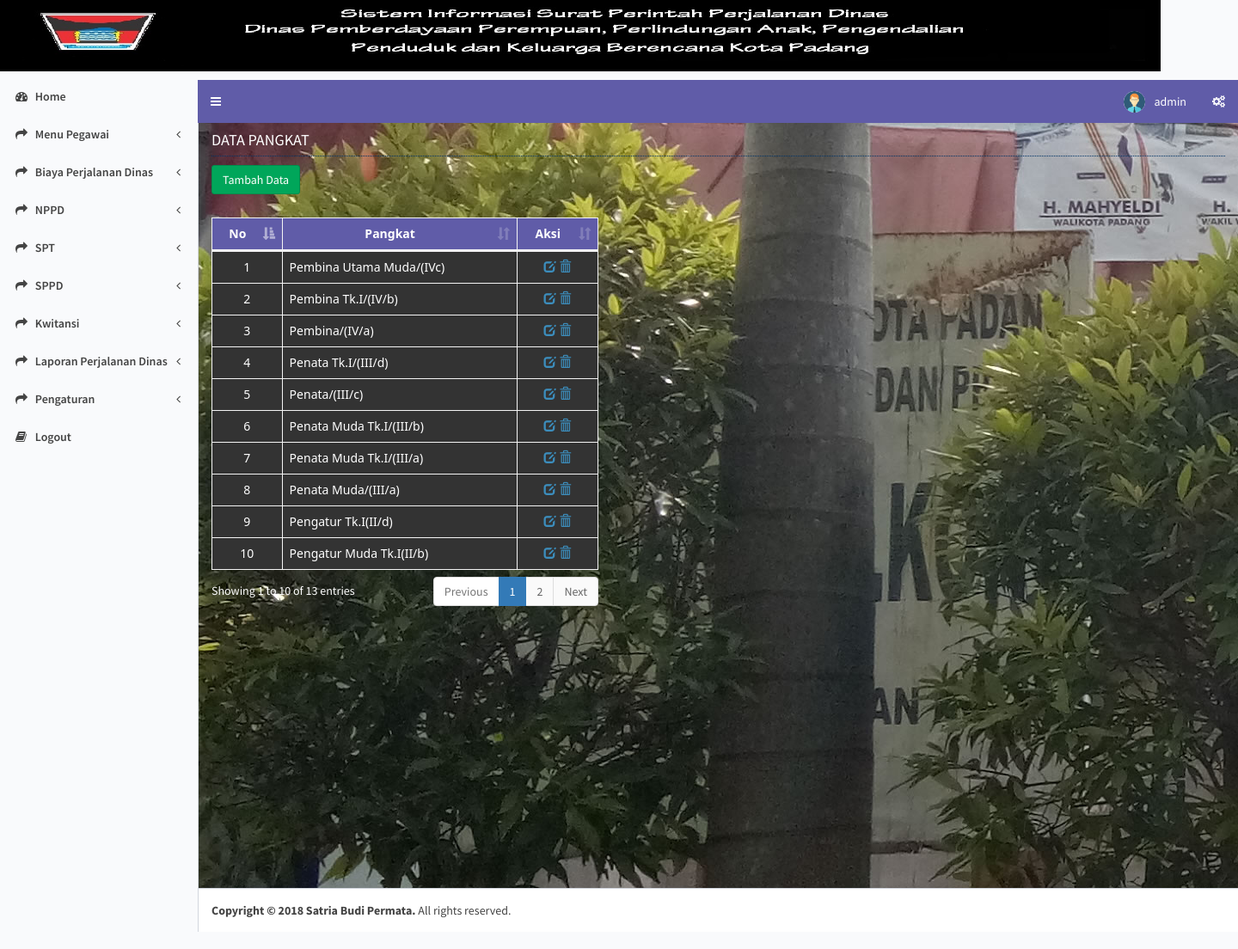
/media.php?module=pangkat (signed in), run on the app's committed database.
### tables this page shows
CREATE TABLE IF NOT EXISTS `pangkat` (
  `id_pangkat` int(5) NOT NULL AUTO_INCREMENT,
  `pangkat` varchar(200) NOT NULL,
  PRIMARY KEY (`id_pangkat`)
);

### modul/mod_pangkat/pangkat.php (the view, shortened to what this page needs)
<?php
$aksi="modul/mod_pangkat/aksi_pangkat.php";
switch($_GET[act]){
  default:
      $tampil = mysql_query("SELECT * FROM pangkat");
  echo   "
  <h2>DATA PANGKAT</h2>
          <input type=button value='Tambah Data' class='btn btn-success'
          onclick=\"window.location.href='?module=pangkat&act=tambahpangkat';\"><br /><br />";
    echo "<div style=\"width:450px\">
    <table id=\"example2\" class=\"table table-bordered table-hover\" >
          <thead ><tr><th>No</th><th>pangkat</th><th>aksi</th></tr></thead>";
    $no=1;
	echo "<tbody>";
    while ($r=mysql_fetch_array($tampil)){
       echo "<tr><td align='center' style=\"background-color: #333333\">$no</td>
             <td style=\"background-color: #333333\">$r[pangkat]</td>
             <td align='center' style=\"background-color: #333333\"><a href=?module=pangkat&act=editpangkat&id=$r[id_pangkat]><span class=\"glyphicon glyphicon-edit\"></a>
			 <a href=$aksi?module=pangkat&act=hapus&id=$r[id_pangkat] onClick=\"return confirm('Apakah Anda benar-benar mau menghapusnya?')\"><span class=\"glyphicon glyphicon-trash\"></a></td></tr>";
      $no++;
    }
    echo "</tbody></table></div>";
    break;
}
?>

### css/style_properti.css (style rules this page uses)
table { font-family: "Segoe UI", Frutiger,Tahoma,Helvetica,"Helvetica Neue", Arial, sans-serif; font-size: 1.0em; border-width: 1px; border-style: solid; border-color: #dddddd; border-collapse: collapse; margin: 20px 0px 0px 0px; background:#FFF; }
.table tr:nth-child(odd) td { background-color:#EEEADD; }
th { font-size: 1.0em; text-align: center; border: 1px solid #dddddd; text-transform: capitalize; text-align: center; background-color:#605CA8; color:#FFF; }
td { padding: 0.1em; vertical-align: top; border-width: 1px; border-style: solid; border-color: #dddddd; border-collapse: collapse; }
h2 { font-size: 1.3em; line-height: 200%; border-bottom: 1px dotted #003366; }

### data on the page
pangkat: pangkat "Pembina Utama Muda/(IVc)"
pangkat: pangkat "Pembina Tk.I/(IV/b)"
pangkat: pangkat "Pembina/(IV/a)"
pangkat: pangkat "Penata Tk.I/(III/d)"
pangkat: pangkat "Penata/(III/c)"
pangkat: pangkat "Penata Muda Tk.I/(III/b)"
pangkat: pangkat "Penata Muda Tk.I/(III/a)"
pangkat: pangkat "Penata Muda/(III/a)"
pangkat: pangkat "Pengatur Tk.I(II/d)"
pangkat: pangkat "Pengatur Muda Tk.I(II/b)"

### other printed values
$_SESSION[namauser] "admin"
